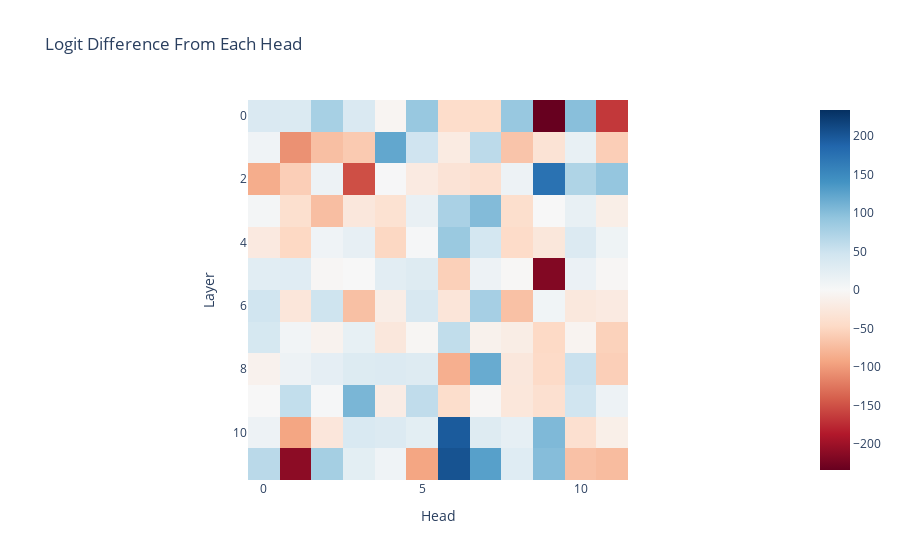

Here is the notebook cell this chart was saved with:
### Markdown cell above
### Random tokens

Input is generated by selecting 15 random tokens in a batch of 100 prompts. The attention head contributions are then plotted based on their contribution to a random token.

### Code cell
tokens = torch.randint(0, 50257, (100, 15)).to(device)
_, cache = model.run_with_cache(tokens)
random_token = torch.randint(0, 50257, (1, 1)).to(device)
random_token_direction = cache.model.tokens_to_residual_directions(random_token)
heads = calculate_head_contribution(cache, random_token_direction.unsqueeze(0))

px.imshow(
    heads.cpu(),
    labels={"x": "Head", "y": "Layer"},
    title="Logit Difference From Each Head",
    color_continuous_midpoint=0.0,
    color_continuous_scale="RdBu",
)

### Figure 1 — Plotly figure (JSON) as saved in the notebook; plotly's stock layout.template omitted (floating-point values rounded to 4 significant figures; data arrays with more than 128 entries replaced by an {"elided": "..."} marker saying what was removed)
{"data": [{"coloraxis": "coloraxis", "hovertemplate": "Head: %{x}<br>Layer: %{y}<br>color: %{z}<extra></extra>", "name": "0", "type": "heatmap", "xaxis": "x", "yaxis": "y", "z": {"elided": "12x12 float values"}}], "layout": {"coloraxis": {"cmid": 0, "colorscale": [[0, "rgb(103,0,31)"], [0.1, "rgb(178,24,43)"], [0.2, "rgb(214,96,77)"], [0.3, "rgb(244,165,130)"], [0.4, "rgb(253,219,199)"], [0.5, "rgb(247,247,247)"], [0.6, "rgb(209,229,240)"], [0.7, "rgb(146,197,222)"], [0.8, "rgb(67,147,195)"], [0.9, "rgb(33,102,172)"], [1, "rgb(5,48,97)"]]}, "title": {"text": "Logit Difference From Each Head"}, "xaxis": {"anchor": "y", "constrain": "domain", "domain": [0, 1], "scaleanchor": "y", "title": {"text": "Head"}}, "yaxis": {"anchor": "x", "autorange": "reversed", "constrain": "domain", "domain": [0, 1], "title": {"text": "Layer"}}}}
